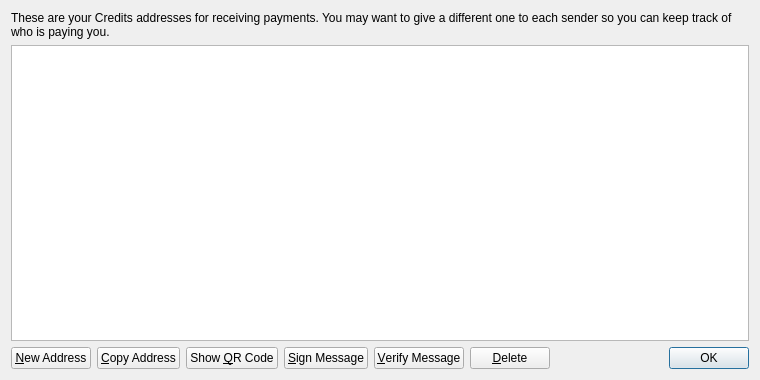
<?xml version="1.0" encoding="UTF-8"?>
<ui version="4.0">
 <class>AddressBookPage</class>
 <widget class="QWidget" name="AddressBookPage">
  <property name="geometry">
   <rect>
    <x>0</x>
    <y>0</y>
    <width>760</width>
    <height>380</height>
   </rect>
  </property>
  <property name="windowTitle">
   <string>Address Book</string>
  </property>
  <layout class="QVBoxLayout" name="verticalLayout">
   <item>
    <widget class="QLabel" name="labelExplanation">
     <property name="text">
      <string>These are your Credits addresses for receiving payments. You may want to give a different one to each sender so you can keep track of who is paying you.</string>
     </property>
     <property name="textFormat">
      <enum>Qt::PlainText</enum>
     </property>
     <property name="wordWrap">
      <bool>true</bool>
     </property>
    </widget>
   </item>
   <item>
    <widget class="QTableView" name="tableView">
     <property name="contextMenuPolicy">
      <enum>Qt::CustomContextMenu</enum>
     </property>
     <property name="toolTip">
      <string>Double-click to edit address or label</string>
     </property>
     <property name="tabKeyNavigation">
      <bool>false</bool>
     </property>
     <property name="alternatingRowColors">
      <bool>true</bool>
     </property>
     <property name="selectionMode">
      <enum>QAbstractItemView::SingleSelection</enum>
     </property>
     <property name="selectionBehavior">
      <enum>QAbstractItemView::SelectRows</enum>
     </property>
     <property name="sortingEnabled">
      <bool>true</bool>
     </property>
     <attribute name="verticalHeaderVisible">
      <bool>false</bool>
     </attribute>
    </widget>
   </item>
   <item>
    <layout class="QHBoxLayout" name="horizontalLayout">
     <item>
      <widget class="QPushButton" name="newAddressButton">
       <property name="toolTip">
        <string>Create a new address</string>
       </property>
       <property name="text">
        <string>&amp;New Address</string>
       </property>
       <property name="icon">
        <iconset resource="../bitcoin.qrc">
         <normaloff>:/icons/add</normaloff>:/icons/add</iconset>
       </property>
      </widget>
     </item>
     <item>
      <widget class="QPushButton" name="copyToClipboard">
       <property name="toolTip">
        <string>Copy the currently selected address to the system clipboard</string>
       </property>
       <property name="text">
        <string>&amp;Copy Address</string>
       </property>
       <property name="icon">
        <iconset resource="../bitcoin.qrc">
         <normaloff>:/icons/editcopy</normaloff>:/icons/editcopy</iconset>
       </property>
      </widget>
     </item>
     <item>
      <widget class="QPushButton" name="showQRCode">
       <property name="text">
        <string>Show &amp;QR Code</string>
       </property>
       <property name="icon">
        <iconset resource="../bitcoin.qrc">
         <normaloff>:/icons/qrcode</normaloff>:/icons/qrcode</iconset>
       </property>
      </widget>
     </item>
     <item>
      <widget class="QPushButton" name="signMessage">
       <property name="toolTip">
        <string>Sign a message to prove you own a Credits address</string>
       </property>
       <property name="text">
        <string>&amp;Sign Message</string>
       </property>
       <property name="icon">
        <iconset resource="../bitcoin.qrc">
         <normaloff>:/icons/edit</normaloff>:/icons/edit</iconset>
       </property>
      </widget>
     </item>
     <item>
      <widget class="QPushButton" name="verifyMessage">
       <property name="toolTip">
        <string>Verify a message to ensure it was signed with a specified Credits address</string>
       </property>
       <property name="text">
        <string>&amp;Verify Message</string>
       </property>
       <property name="icon">
        <iconset resource="../bitcoin.qrc">
         <normaloff>:/icons/transaction_0</normaloff>:/icons/transaction_0</iconset>
       </property>
      </widget>
     </item>
     <item>
      <widget class="QPushButton" name="deleteButton">
       <property name="toolTip">
        <string>Delete the currently selected address from the list. Only sending addresses can be deleted.</string>
       </property>
       <property name="text">
        <string>&amp;Delete</string>
       </property>
       <property name="icon">
        <iconset resource="../bitcoin.qrc">
         <normaloff>:/icons/remove</normaloff>:/icons/remove</iconset>
       </property>
      </widget>
     </item>
     <item>
      <spacer name="horizontalSpacer">
       <property name="orientation">
        <enum>Qt::Horizontal</enum>
       </property>
       <property name="sizeHint" stdset="0">
        <size>
         <width>40</width>
         <height>20</height>
        </size>
       </property>
      </spacer>
     </item>
     <item>
      <widget class="QDialogButtonBox" name="buttonBox">
       <property name="sizePolicy">
        <sizepolicy hsizetype="Maximum" vsizetype="Fixed">
         <horstretch>0</horstretch>
         <verstretch>0</verstretch>
        </sizepolicy>
       </property>
       <property name="standardButtons">
        <set>QDialogButtonBox::Ok</set>
       </property>
      </widget>
     </item>
    </layout>
   </item>
  </layout>
 </widget>
 <resources>
  <include location="../bitcoin.qrc"/>
 </resources>
 <connections/>
</ui>
